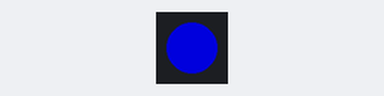
A sketch run on a simulated ESP32. Shown: 1 RGB LEDs in strip order, left to right. Dim RGB values are drawn brighter than linear; WiFi joins after 1.5 s; servers stay silent unless stated; what the sketch prints to the serial monitor is not drawn.

Above: at 2.0 s.
At 5.0 s:
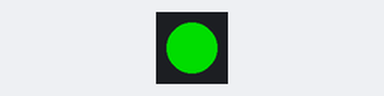
Timing chart, 0 to 6.1 s (numbered marks = the images above):
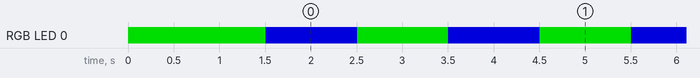

The sketch:

lab8.OTA.webserver.new.ino
```cpp
#include <WiFi.h>
#include <WiFiClient.h>
#include <WebServer.h>
#include <ESPmDNS.h>
#include <Update.h>

#include <Adafruit_NeoPixel.h>
#define NUMPIXELS 1
#define PIN 7   // build-in LED - 7
Adafruit_NeoPixel pixels(NUMPIXELS, PIN, NEO_GRB + NEO_KHZ800);

const char* host = "esp32";
const char* ssid = "Livebox-08B0";
const char* password = "G79ji6dtEptVTPWmZP";
unsigned long previousMillis = 0;  // will store last time LED was updated
const long interval = 1000;  // interval at which to blink (milliseconds)
int ledState = LOW;  // ledState used to set the LED
WebServer server(80);
/* Style */
String style =
"<style>#file-input,input{width:100%;height:44px;border-radius:4px;margin:10px auto;font-size:15px}"
"input{background:#f1f1f1;border:0;padding:0 15px}body{background:#3498db;font-family:sans-serif;font-size:14px;color:#777}"
"#file-input{padding:0;border:1px solid #ddd;line-height:44px;text-align:left;display:block;cursor:pointer}"
"#bar,#prgbar{background-color:#f1f1f1;border-radius:10px}#bar{background-color:#3498db;width:0%;height:10px}"
"form{background:#fff;max-width:258px;margin:75px auto;padding:30px;border-radius:5px;text-align:center}"
".btn{background:#3498db;color:#fff;cursor:pointer}</style>";
/* Login page */
String loginIndex =
"<form name=loginForm>"
"<h1>ESP32 Login</h1>"
"<input name=userid placeholder='User ID'> "
"<input name=pwd placeholder=Password type=Password> "
"<input type=submit onclick=check(this.form) class=btn value=Login></form>"
"<script>"
"function check(form) {"
"if(form.userid.value=='admin' && form.pwd.value=='admin')"
"{window.open('/serverIndex')}"
"else"
"{alert('Error Password or Username')}"
"}"
"</script>" + style;

String serverIndex =
"<script src='https://ajax.googleapis.com/ajax/libs/jquery/3.2.1/jquery.min.js'></script>"
"<form method='POST' action='#' enctype='multipart/form-data' id='upload_form'>"
"<input type='file' name='update' id='file' onchange='sub(this)' style=display:none>"
"<label id='file-input' for='file'>   Choose file...</label>"
"<input type='submit' class=btn value='Update'>"
"<br><br>"
"<div id='prg'></div>"
"<br><div id='prgbar'><div id='bar'></div></div><br></form>"
"<script>"
"function sub(obj){"
"var fileName = obj.value.split('\\\\');"
"document.getElementById('file-input').innerHTML = '   '+ fileName[fileName.length-1];"
"};"
"$('form').submit(function(e){"
"e.preventDefault();"
"var form = $('#upload_form')[0];"
"var data = new FormData(form);"
"$.ajax({"
"url: '/update',"
"type: 'POST',"
"data: data,"
"contentType: false,"
"processData:false,"
"xhr: function() {"
"var xhr = new window.XMLHttpRequest();"
"xhr.upload.addEventListener('progress', function(evt) {"
"if (evt.lengthComputable) {"
"var per = evt.loaded / evt.total;"
"$('#prg').html('progress: ' + Math.round(per*100) + '%');"
"$('#bar').css('width',Math.round(per*100) + '%');"
"}"
"}, false);"
"return xhr;"
"},"
"success:function(d, s) {"
"console.log('success!') "
"},"
"error: function (a, b, c) {"
"}"
"});"
"});"
"</script>" + style;

void setup(void) {
  Serial.begin(115200);
  pixels.begin();
  for(int i=0;i<12;i++)pixels.setPixelColor(i, pixels.Color(0, 150, 0));
  pixels.show();
  WiFi.begin(ssid, password);Serial.println("");
  while (WiFi.status() != WL_CONNECTED) {
    delay(500);Serial.print(".");
  }
  Serial.println("");Serial.print("Connected to ");
  Serial.println(ssid);Serial.print("IP address: ");
  Serial.println(WiFi.localIP());
  /*use mdns for host name resolution*/
  if (!MDNS.begin(host)) { //http://esp32.local
    Serial.println("Error setting up MDNS responder!");
    while (1) {  delay(1000);}
  }
  Serial.println("mDNS responder started");
  /*return index page which is stored in serverIndex */
  server.on("/", HTTP_GET, []() {
    server.sendHeader("Connection", "close");
    server.send(200, "text/html", loginIndex);
  });
  server.on("/serverIndex", HTTP_GET, []() {
    server.sendHeader("Connection", "close");
    server.send(200, "text/html", serverIndex);
  });
  /*handling uploading firmware file */
  server.on("/update", HTTP_POST, []() {
    server.sendHeader("Connection", "close");
    server.send(200, "text/plain", (Update.hasError()) ? "FAIL" : "OK");
    ESP.restart();
  }, []() {
    HTTPUpload& upload = server.upload();
    if (upload.status == UPLOAD_FILE_START) {
      Serial.printf("Update: %s\n", upload.filename.c_str());
      if (!Update.begin(UPDATE_SIZE_UNKNOWN)) { //start with max available size
        Update.printError(Serial);
      }
    } else if (upload.status == UPLOAD_FILE_WRITE) {
      /* flashing firmware to ESP*/
      if (Update.write(upload.buf, upload.currentSize) != upload.currentSize) {
        Update.printError(Serial);
      }
    } else if (upload.status == UPLOAD_FILE_END) {
      if (Update.end(true)) { //true to set the size to the current progress
        Serial.printf("Update Success: %u\nRebooting...\n", upload.totalSize);
      } else {
        Update.printError(Serial);
      }
          }
  });
  server.begin();
}

void loop(void) {
  server.handleClient(); delay(1);
 unsigned long currentMillis = millis();
 if (currentMillis - previousMillis >= interval) {
 previousMillis = currentMillis;
 ledState = not(ledState);
 if (ledState== LOW)
    {
      pixels.setPixelColor(0, pixels.Color(0, 150, 0)); pixels.show();
    }
    else
    {
      pixels.setPixelColor(0, pixels.Color(0, 0, 150)); pixels.show();
    }
 }
}
```

Measured:
- by itself, RGB LED 0: repeats every 2.0 s: RGB(0, 0, 150) 1.0 s, RGB(0, 150, 0) 1.0 s
